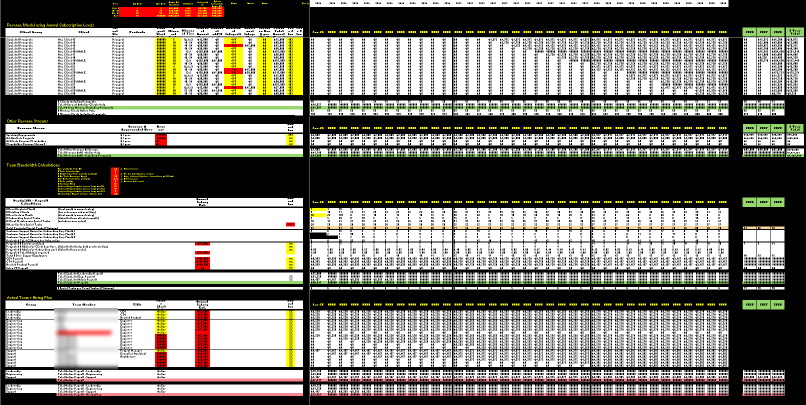
#> input picture case_studies/ops_fin_model_support/planning/hero/fin-model-source.png, 1611 x 809 px (shown at 1/2 size)
$ python build_hero.py fin-model-source.png fin-model-source.png 5
#> lines starting #> are read from the running program, lines starting #| are printed output that depends on the picture
"""
Build the hero image for the financial model case study.

    python build_hero.py <source.png> <out.jpg> [out_width]

`out_width` defaults to 2100, the size the case study page loads. Pass a smaller
one for a derivative — the portfolio card and the blog post cover are both built
this way, from this composition, rather than by re-encoding the delivered JPEG.
One composition, several sizes, no generational loss.

The composition is a beacon: the operating model is the light source, the navy
field around it is the business you cannot see into yet, and the beams are the
golden paths the standfirst names. It is generated rather than drawn so it can
be rebuilt from the source capture, and so the glow is real light math instead
of a stack of soft brushes.

Palette discipline follows case-study.css. Navy system only. The light is white
with a trace of the brand coral at its very core and a navy tint at the fringe,
so nothing here is a hue the page does not already own. Coral appears once, as
the rule under the sheet, mirroring .hero__stand's border-bottom.

All the light is summed in LINEAR space and converted to sRGB at the end. That
is what keeps a wide gradient from going muddy or banding.
"""

import sys

import numpy as np
from PIL import Image, ImageFilter

W, H = 2400, 1350                    # 16:9 — .shot's aspect ratio exactly

# --- the sheet, and the mat it sits in -------------------------------------
SHEET_W = 1520
MAT_PAD = 16                         # 8px at 1x
BORDER = 2                           # 1px at 1x, matching .shot's border
SHEET_TOP = 320

# --- colors, sRGB 0-255 ----------------------------------------------------
NAVY_TOP = (0, 5, 22)
NAVY_MID = (0, 11, 41)               # --navy #000B29
NAVY_BOT = (0, 4, 17)
FIG_BG = (10, 10, 10)                # --fig-bg
FIG_LINE = (42, 42, 42)              # --fig-line
CORAL = (249, 89, 84)                # --coral
LIGHT_CORE = (255, 244, 241)         # white carrying a trace of coral
LIGHT_EDGE = (124, 147, 214)         # a tint of navy, not a new hue

# The team-member column of the source capture, in the capture's own pixels.
# Real first names sit there, and no case study here ever names a client, so the
# column is destroyed rather than trusted to be too small to read. THE COMMITTED
# SOURCE IS ALREADY REDACTED; this repeats the blur so that a fresh capture of
# the same workbook, dropped in unredacted, is covered too. Re-blurring an
# already-blurred patch changes nothing.
REDACT = (108, 616, 236, 740)


def srgb_to_linear(a):
    a = np.asarray(a, dtype=np.float32)
    return np.where(a <= 0.04045, a / 12.92, ((a + 0.055) / 1.055) ** 2.4)


def linear_to_srgb(a):
    a = np.clip(a, 0.0, 1.0)
    return np.where(a <= 0.0031308, a * 12.92, 1.055 * a ** (1.0 / 2.4) - 0.055)


def lin(rgb255):
    """An sRGB 0-255 triple as a linear-light float triple."""
    return srgb_to_linear(np.array(rgb255, dtype=np.float32) / 255.0)


def _box1d(a, axis, half):
    """Moving average of width 2*half+1 along one axis, edge-clamped."""
    if half < 1:
        return a
    a = np.moveaxis(a, axis, -1)
    pad = np.pad(a, [(0, 0)] * (a.ndim - 1) + [(half + 1, half)], mode="edge")
    c = np.cumsum(pad, axis=-1, dtype=np.float32)
    out = (c[..., 2 * half + 1:] - c[..., :-(2 * half + 1)]) / np.float32(2 * half + 1)
    return np.moveaxis(out, -1, axis)


def blur(arr, sigma, passes=3):
    """Gaussian blur of a single-channel float field, at full resolution.

    Three box passes, which is the standard approximation and is smooth enough
    that nothing downstream can tell. Written out rather than handed to PIL for
    two reasons: PIL's GaussianBlur rejects mode "F" outright, and blurring a
    uint8 copy quantizes a glow that has to stay smooth over hundreds of pixels.
    Blurring a DOWNSAMPLED copy was the first thing tried and is the trap — the
    box downsample turns the sheet's hard rectangular edge into stair steps that
    survive the blur and show up as a visibly polygonal halo.
    """
    half = max(1, int(round(np.sqrt(12.0 * sigma * sigma / passes + 1.0) - 1.0) // 2))
    out = np.ascontiguousarray(arr, dtype=np.float32)
    for _ in range(passes):
        out = _box1d(out, 0, half)
        out = _box1d(out, 1, half)
    return out


# ==========================================================================
# 1. The sheet: load, redact, and place it on the canvas
# ==========================================================================

src_path, out_path = sys.argv[1], sys.argv[2]
src = Image.open(src_path).convert("RGB")
#> src is the input picture: PIL image 1611x809 RGB; mean R, G, B 130.9, 128.9, 120.9

region = src.crop(REDACT).filter(ImageFilter.GaussianBlur(4))
src.paste(region, (REDACT[0], REDACT[1]))

scale = SHEET_W / src.width
sheet_h = int(round(src.height * scale))
sheet = src.resize((SHEET_W, sheet_h), Image.LANCZOS)

sx0 = (W - SHEET_W) // 2
sy0 = SHEET_TOP
sx1, sy1 = sx0 + SHEET_W, sy0 + sheet_h

# The sheet's own luminance, on the canvas, is what drives its bloom. A bright
# spreadsheet on a dark field should light the field up; that is the whole
# conceit of the page title.
sheet_lum = np.zeros((H, W), dtype=np.float32)
lum = np.asarray(sheet.convert("L"), dtype=np.float32) / 255.0
sheet_lum[sy0:sy1, sx0:sx1] = srgb_to_linear(lum)

# ==========================================================================
# 2. The navy field
# ==========================================================================

yy, xx = np.mgrid[0:H, 0:W].astype(np.float32)
t = (yy / (H - 1))[:, :, None]

top, mid, bot = lin(NAVY_TOP), lin(NAVY_MID), lin(NAVY_BOT)
upper = top + (mid - top) * np.clip(t / 0.62, 0, 1)
lower = mid + (bot - mid) * np.clip((t - 0.62) / 0.38, 0, 1)
canvas = np.where(t < 0.62, upper, lower).astype(np.float32)

# ==========================================================================
# 3. The beacon: a crown of beams, computed as a polar field
# ==========================================================================

# Origin sits inside the sheet, roughly at its middle. Two things follow: the
# sheet occludes the convergence point, so no hot dot is ever visible, and the
# fan above the sheet is wide rather than a point-source starburst.
ox, oy = W / 2.0, sy0 + sheet_h * 0.52

dx = xx - ox
dy = oy - yy                                   # y up
r = np.hypot(dx, dy)
ang = np.degrees(np.arctan2(dy, dx))

# (center angle, half-width in degrees, amplitude). Deliberately asymmetric and
# unevenly spaced: a symmetrical evenly-spaced sunburst reads as clip art. Wide
# soft lobes carry the light, narrow ones give it structure. Nothing sits near
# the horizontal, because a beam parallel to the frame edge reads as a lens
# streak rather than as light leaving a source.
LOBES = [
    (90, 9.0, 0.55), (90, 3.2, 0.55),         # the axis: soft body, hard core
    (72, 5.5, 0.42), (108, 6.5, 0.46),
    (57, 2.2, 0.34), (126, 2.6, 0.30),
    (44, 9.5, 0.38), (137, 10.5, 0.40),
    (31, 3.0, 0.22), (152, 2.6, 0.20),
    (20, 6.0, 0.15), (163, 6.5, 0.14),
]

beams = np.zeros((H, W), dtype=np.float32)
for center, half, amp in LOBES:
    d = np.abs(((ang - center + 180.0) % 360.0) - 180.0)
    beams += amp * np.exp(-(d / half) ** 2)
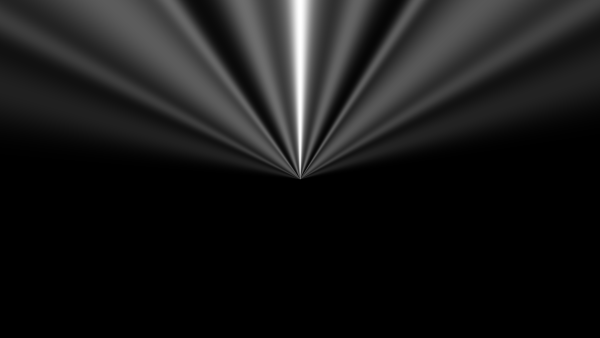
#> beams: shape (1350, 2400) float32 (shown at 1/4 size); min 0, max 1.1, mean 0.104; drawn with min black and max white

# Two lobes aimed down and out, which exist only to land on the ground below
GROUND_LOBES = [(-24, 7.0, 0.30), (203, 7.5, 0.28)]
rake = np.zeros((H, W), dtype=np.float32)
for center, half, amp in GROUND_LOBES:
    d = np.abs(((ang - center + 180.0) % 360.0) - 180.0)
    rake += amp * np.exp(-(d / half) ** 2)

# Beams are brightest just off the source and gone before the frame edge. The
# r**0.6 term stops the origin from becoming a hard hot dot if it ever shows.
falloff = np.exp(-(r / 900.0) ** 1.45) * np.clip(r / 260.0, 0, 1) ** 0.6
beams *= falloff
rake *= falloff

# Atmosphere. Volumetric light needs something to be volumetric in, and a broad
# haze above the source is what stops the beams looking like drawn triangles.
haze = 0.24 * np.exp(-(r / 560.0) ** 1.8)

core = 0.85 * np.exp(-(r / 300.0) ** 2)

light = beams * 0.95 + haze + core

# Fringe color: the further from the source, the more the light sits in the
# navy family. Mixing on the intensity field, not per pixel, keeps it smooth.
mix = np.clip(1.0 - light * 0.55, 0.0, 1.0)[:, :, None]
light_rgb = lin(LIGHT_CORE) * (1.0 - mix) + lin(LIGHT_EDGE) * mix
canvas += light[:, :, None] * light_rgb * 0.62

# ==========================================================================
# 4. Ground: a reflection and the streaks the rake beams leave on it
# ==========================================================================

HORIZON = sy1 + 27

refl = np.zeros((H, W, 3), dtype=np.float32)

# A reflection on a ground plane compresses toward the horizon, so the mirror is
# squashed before it is placed. Skipping the squash was the version that looked
# like a fog bank parked under the sheet instead of like ground.
REFL_SQUASH = 0.38
mirror = sheet.transpose(Image.FLIP_TOP_BOTTOM).resize(
    (SHEET_W, int(sheet_h * REFL_SQUASH)), Image.LANCZOS)
mirror = np.asarray(mirror, dtype=np.float32) / 255.0
#> mirror: shape (289, 1520, 3) float32
mh = min(mirror.shape[0], H - HORIZON)
refl[HORIZON:HORIZON + mh, sx0:sx1] = srgb_to_linear(mirror[:mh])

refl_img = Image.fromarray((linear_to_srgb(refl) * 255).astype(np.uint8))
refl_img = refl_img.filter(ImageFilter.GaussianBlur(27))
refl = srgb_to_linear(np.asarray(refl_img, dtype=np.float32) / 255.0)

# Fade with distance from the horizon, and feather the sides, so the reflection
# has no edge of its own anywhere.
fade = np.clip(1.0 - (yy - HORIZON) / (mh * 1.35), 0.0, 1.0)
fade = np.where(yy > HORIZON, fade, 0.0) ** 1.9
hmask = np.clip(1.0 - (np.abs(xx - W / 2) - SHEET_W * 0.32) / (SHEET_W * 0.30), 0, 1)
# Kept deliberately faint. At full strength this is a legible second copy of
# the sheet, which reads as a duplicate object rather than as light on ground.
canvas += refl * (fade * hmask)[:, :, None] * 0.13

# The rake lobes, clipped to below the horizon, so the light that leaves the
# sheet sideways lands on something.
ground = np.where(yy > HORIZON, np.clip((yy - HORIZON) / 130.0, 0, 1), 0.0)
canvas += (rake * ground * 0.95)[:, :, None] * lin(LIGHT_EDGE)

# A thin horizon glow, so the ground has an edge without a drawn line
canvas += (np.exp(-((yy - HORIZON) / 26.0) ** 2) * 0.034)[:, :, None] * lin(LIGHT_EDGE)

# ==========================================================================
# 5. The sheet's bloom, then the sheet itself
# ==========================================================================

for radius, amount in ((170, 0.26), (60, 0.20), (18, 0.16), (6, 0.10)):
    b = blur(sheet_lum, radius)
    canvas += (b * amount)[:, :, None] * lin(LIGHT_CORE)
#> this loop made 4 passes
#> pass 1, in _box1d, `c = np.cumsum(pad, axis=-1, dtype=np.float32)`:
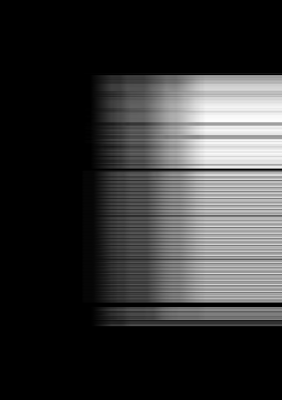
#> c: shape (2400, 1689) float32 (shown at 1/6 size); min 0, max 505.9, mean 105.5; drawn with min black and max white
#> after the loop:
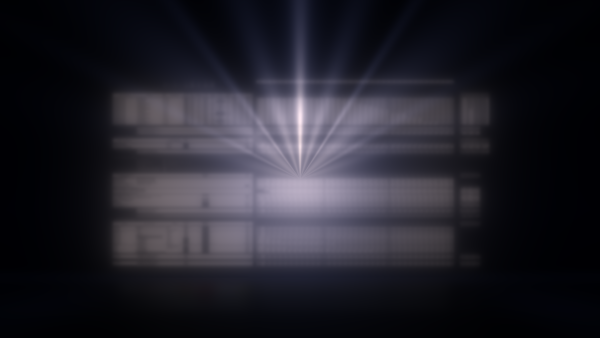
#> canvas: shape (1350, 2400, 3) float32 (shown at 1/4 size); mean R, G, B 0.169, 0.165, 0.209; drawn with min black and max white

canvas_srgb = linear_to_srgb(canvas)
out = Image.fromarray((np.clip(canvas_srgb, 0, 1) * 255).astype(np.uint8))

# Mat and hairline, drawn with the figure-ground tokens so the frame here and
# the frame around a .shot on the page are the same object.
from PIL import ImageDraw  # noqa: E402  (only needed from here down)

mat = Image.new("RGB", (SHEET_W + 2 * MAT_PAD, sheet_h + 2 * MAT_PAD), FIG_BG)
#> mat: PIL image 1552x795 RGB; every value is 10
mat.paste(sheet, (MAT_PAD, MAT_PAD))
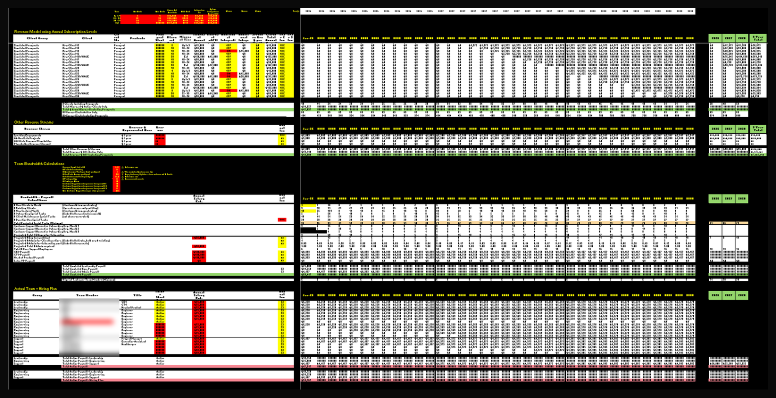
#> mat: PIL image 1552x795 RGB (shown at 1/2 size); mean R, G, B 123.8, 121.9, 114.3
box = [0, 0, mat.size[0] - 1, mat.size[1] - 1]
ImageDraw.Draw(mat).rounded_rectangle(box, radius=8, outline=FIG_LINE, width=BORDER)

mask = Image.new("L", mat.size, 0)
#> mask: PIL image 1552x795 L; every value is 0
ImageDraw.Draw(mask).rounded_rectangle(box, radius=8, fill=255)
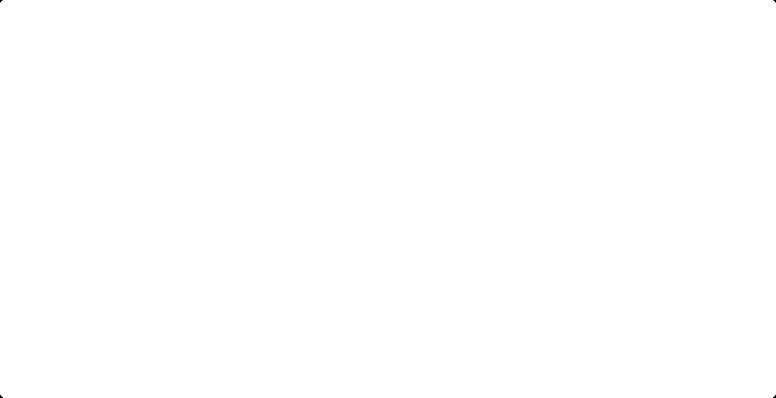
#> mask: PIL image 1552x795 L (shown at 1/2 size); 100% white; 4 black regions (4 under 20 px)

out.paste(mat, (sx0 - MAT_PAD, sy0 - MAT_PAD), mask)

# ==========================================================================
# 6. Coral rule under the sheet, and its glow. One coral use, mirroring
#    .hero__stand's 3px border-bottom.
# ==========================================================================

canvas = srgb_to_linear(np.asarray(out, dtype=np.float32) / 255.0)

# Rim light. The source capture is mostly black, so without this the sheet reads
# as a hole punched in a lit field rather than as an object with light behind it.
# Brightest along the top edge, dying out a third of the way down each side.
mx0, my0 = sx0 - MAT_PAD, sy0 - MAT_PAD
mx1, my1 = sx1 + MAT_PAD, sy1 + MAT_PAD
rim = np.zeros((H, W), dtype=np.float32)
# top edge, brightest at the middle and gone before the corners
span = np.linspace(-1.0, 1.0, mx1 - mx0, dtype=np.float32)
rim[my0:my0 + 2, mx0:mx1] = np.exp(-(span / 0.62) ** 2)
# upper thirds of the two sides
side = np.linspace(1.0, 0.0, (my1 - my0) // 3, dtype=np.float32) ** 2.2
rim[my0:my0 + len(side), mx0:mx0 + 2] = np.maximum(
    rim[my0:my0 + len(side), mx0:mx0 + 2], side[:, None] * 0.7)
rim[my0:my0 + len(side), mx1 - 2:mx1] = np.maximum(
    rim[my0:my0 + len(side), mx1 - 2:mx1], side[:, None] * 0.7)
rim = blur(rim, 1.4) * 0.30 + blur(rim, 9.0) * 0.34
#> after the loop in blur (call 5), `for _ in range(passes):`:
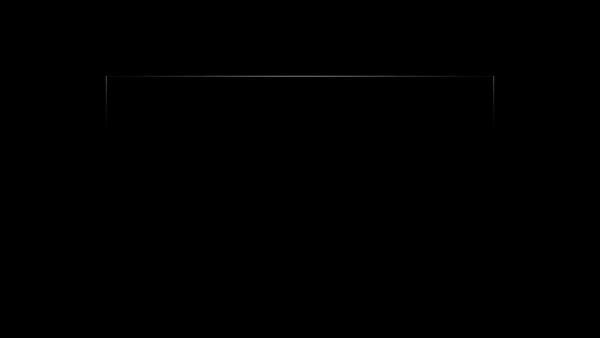
#> out: shape (1350, 2400) float32 (shown at 1/4 size); min 0, max 0.481, mean 0.000586
canvas += rim[:, :, None] * lin(LIGHT_CORE)

# Light spilling from behind onto the sheet's own surface. The capture is mostly
# black, and without this the top of it stays a flat dead field while the air
# around it is lit, which is the tell that an image was pasted onto a background.
spill = np.zeros((H, W), dtype=np.float32)
grad = np.clip(1.0 - np.linspace(0, 1, sheet_h, dtype=np.float32) / 0.55, 0, 1) ** 1.6
spill[sy0:sy1, sx0:sx1] = grad[:, None]
spill *= 1.0 - np.clip(np.asarray(sheet.convert("L"), dtype=np.float32).mean() * 0, 0, 1)
canvas += (blur(spill, 6.0) * 0.030)[:, :, None] * lin(LIGHT_EDGE)
#> the loop in blur (call 7), `for _ in range(passes):` made 3 passes
#> pass 1, in _box1d (call 37), `a = np.moveaxis(a, axis, -1)`:
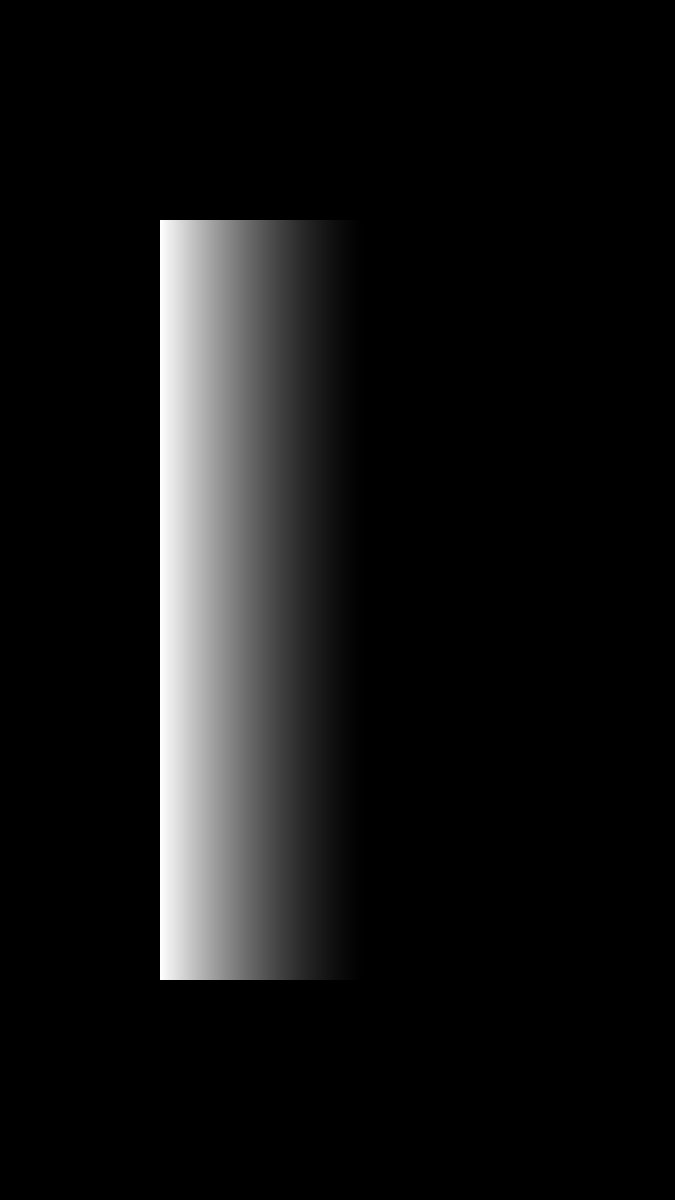
#> a: shape (2400, 1350) float32 (shown at 1/2 size); min 0, max 1, mean 0.0759

rule_y0, rule_y1 = sy1 + MAT_PAD + 9, sy1 + MAT_PAD + 15
rule_x0, rule_x1 = sx0 - MAT_PAD, sx1 + MAT_PAD
rule = np.zeros((H, W), dtype=np.float32)
rule[rule_y0:rule_y1, rule_x0:rule_x1] = 1.0
glow = blur(rule, 54) * 0.55 + blur(rule, 15) * 0.45
canvas += glow[:, :, None] * lin(CORAL) * 0.75
canvas = np.where(rule[:, :, None] > 0, lin(CORAL)[None, None, :], canvas)

# ==========================================================================
# 7. Vignette, grain, out
# ==========================================================================

vx = (xx - W / 2) / (W / 2)
vy = (yy - H / 2) / (H / 2)
# Sized so the corners land on the page's own --navy. A figure whose edges are
# lighter than the page reads as a panel laid on top of the page rather than as
# a window into it, which is the single thing most likely to make this look
# pasted in. Checked against #000B29 with the in-page screenshot, not by eye.
vig = 1.0 - 0.52 * np.clip(np.hypot(vx * 0.86, vy * 0.80) - 0.30, 0, 2) ** 1.35
# A touch more off the bottom edge than the top, so the frame closes under the
# ground rather than fading out into a band of haze
vig *= 1.0 - 0.16 * np.clip((yy - H * 0.80) / (H * 0.20), 0, 1) ** 1.4
canvas *= vig[:, :, None]

final = linear_to_srgb(canvas)

# Grain at 0.35/255 kills the banding a gradient this wide would otherwise show
rng = np.random.default_rng(7)
final += rng.normal(0.0, 0.35 / 255.0, final.shape).astype(np.float32)

img = Image.fromarray((np.clip(final, 0, 1) * 255 + 0.5).astype(np.uint8))

# Composed at 2400 and delivered at OUT_W. The case study figure is never wider
# than about 1050 CSS pixels inside .wrap, so the 2100 default covers a 2x
# display with room to spare, and the downsample costs nothing visible while
# taking a quarter off the file. The composition is tuned in 2400-pixel
# coordinates, so this is a final resize rather than a smaller canvas; changing W
# would move every constant above.
OUT_W = int(sys.argv[3]) if len(sys.argv) > 3 else 2100
img = img.resize((OUT_W, round(OUT_W * H / W)), Image.LANCZOS)

if out_path.lower().endswith((".jpg", ".jpeg")):
    # 4:4:4. Chroma subsampling smears the coral rule and the yellow cells in the
    # sheet, both of which are one or two pixels tall at this size.
    img.save(out_path, quality=88, subsampling=0, optimize=True, progressive=True)
else:
    img.save(out_path, optimize=True)
print("wrote", out_path, img.size)
#| wrote fin-model-source.png (5, 3)
